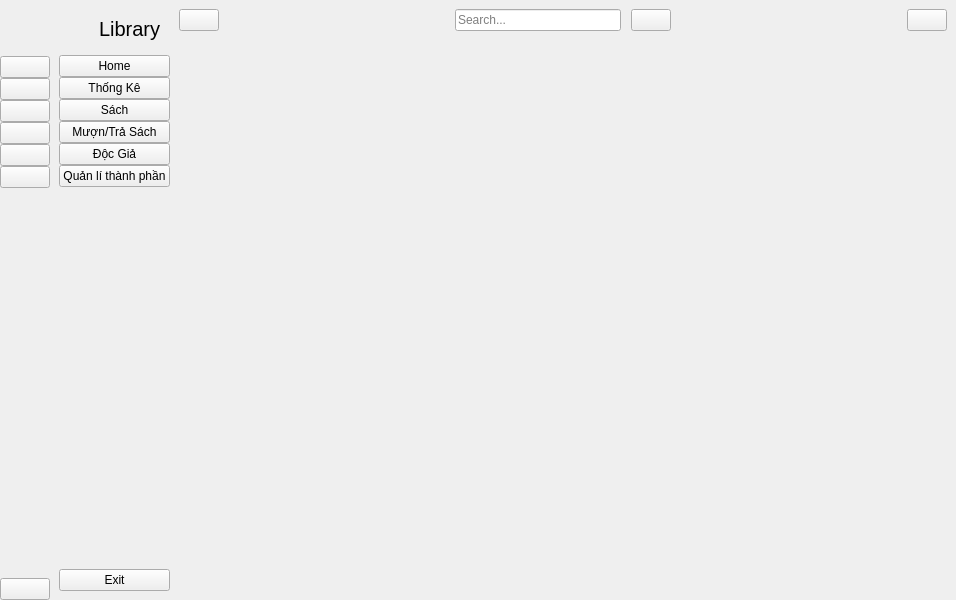
<?xml version="1.0" encoding="UTF-8"?>
<ui version="4.0">
 <class>MainWindow</class>
 <widget class="QMainWindow" name="MainWindow">
  <property name="geometry">
   <rect>
    <x>0</x>
    <y>0</y>
    <width>950</width>
    <height>600</height>
   </rect>
  </property>
  <property name="windowTitle">
   <string>MainWindow</string>
  </property>
  <widget class="QWidget" name="centralwidget">
   <layout class="QHBoxLayout" name="horizontalLayout_5">
    <property name="spacing">
     <number>0</number>
    </property>
    <property name="leftMargin">
     <number>0</number>
    </property>
    <property name="topMargin">
     <number>0</number>
    </property>
    <property name="rightMargin">
     <number>0</number>
    </property>
    <property name="bottomMargin">
     <number>0</number>
    </property>
    <item>
     <widget class="QWidget" name="icon_only_widget" native="true">
      <layout class="QGridLayout" name="gridLayout">
       <property name="leftMargin">
        <number>0</number>
       </property>
       <property name="topMargin">
        <number>0</number>
       </property>
       <property name="rightMargin">
        <number>0</number>
       </property>
       <property name="bottomMargin">
        <number>0</number>
       </property>
       <item row="0" column="0">
        <layout class="QHBoxLayout" name="horizontalLayout_3">
         <item>
          <widget class="QLabel" name="logo_label_1">
           <property name="minimumSize">
            <size>
             <width>50</width>
             <height>50</height>
            </size>
           </property>
           <property name="maximumSize">
            <size>
             <width>50</width>
             <height>50</height>
            </size>
           </property>
           <property name="text">
            <string/>
           </property>
           <property name="pixmap">
            <pixmap resource="resource.qrc">:/icon/icon/Logo.png</pixmap>
           </property>
           <property name="scaledContents">
            <bool>true</bool>
           </property>
          </widget>
         </item>
        </layout>
       </item>
       <item row="1" column="0">
        <layout class="QVBoxLayout" name="verticalLayout">
         <property name="spacing">
          <number>0</number>
         </property>
         <item>
          <widget class="QPushButton" name="home_btn_1">
           <property name="text">
            <string/>
           </property>
           <property name="icon">
            <iconset resource="resource.qrc">
             <normaloff>:/icon/icon/home-4-32.ico</normaloff>
             <normalon>:/icon/icon/home-4-48.ico</normalon>:/icon/icon/home-4-32.ico</iconset>
           </property>
           <property name="iconSize">
            <size>
             <width>20</width>
             <height>20</height>
            </size>
           </property>
           <property name="checkable">
            <bool>true</bool>
           </property>
           <property name="autoExclusive">
            <bool>true</bool>
           </property>
          </widget>
         </item>
         <item>
          <widget class="QPushButton" name="dashborad_btn_1">
           <property name="text">
            <string/>
           </property>
           <property name="icon">
            <iconset resource="resource.qrc">
             <normaloff>:/icon/icon/dashboard-5-32.ico</normaloff>
             <normalon>:/icon/icon/dashboard-5-48.ico</normalon>:/icon/icon/dashboard-5-32.ico</iconset>
           </property>
           <property name="iconSize">
            <size>
             <width>20</width>
             <height>20</height>
            </size>
           </property>
           <property name="checkable">
            <bool>true</bool>
           </property>
           <property name="autoExclusive">
            <bool>true</bool>
           </property>
          </widget>
         </item>
         <item>
          <widget class="QPushButton" name="orders_btn_1">
           <property name="text">
            <string/>
           </property>
           <property name="icon">
            <iconset resource="resource.qrc">
             <normaloff>:/icon/icon/activity-feed-32.ico</normaloff>
             <normalon>:/icon/icon/activity-feed-48.ico</normalon>:/icon/icon/activity-feed-32.ico</iconset>
           </property>
           <property name="iconSize">
            <size>
             <width>20</width>
             <height>20</height>
            </size>
           </property>
           <property name="checkable">
            <bool>true</bool>
           </property>
           <property name="autoExclusive">
            <bool>true</bool>
           </property>
          </widget>
         </item>
         <item>
          <widget class="QPushButton" name="products_btn_1">
           <property name="text">
            <string/>
           </property>
           <property name="icon">
            <iconset resource="resource.qrc">
             <normaloff>:/icon/icon/product-32.ico</normaloff>
             <normalon>:/icon/icon/product-48.ico</normalon>:/icon/icon/product-32.ico</iconset>
           </property>
           <property name="iconSize">
            <size>
             <width>20</width>
             <height>20</height>
            </size>
           </property>
           <property name="checkable">
            <bool>true</bool>
           </property>
           <property name="autoExclusive">
            <bool>true</bool>
           </property>
          </widget>
         </item>
         <item>
          <widget class="QPushButton" name="customers_btn_1">
           <property name="text">
            <string/>
           </property>
           <property name="icon">
            <iconset resource="resource.qrc">
             <normaloff>:/icon/icon/group-32.ico</normaloff>
             <normalon>:/icon/icon/group-48.ico</normalon>:/icon/icon/group-32.ico</iconset>
           </property>
           <property name="iconSize">
            <size>
             <width>20</width>
             <height>20</height>
            </size>
           </property>
           <property name="checkable">
            <bool>true</bool>
           </property>
           <property name="autoExclusive">
            <bool>true</bool>
           </property>
          </widget>
         </item>
         <item>
          <widget class="QPushButton" name="pushButton_2">
           <property name="text">
            <string/>
           </property>
           <property name="icon">
            <iconset resource="resource.qrc">
             <normaloff>:/icon/icon/manage.ico</normaloff>:/icon/icon/manage.ico</iconset>
           </property>
           <property name="iconSize">
            <size>
             <width>30</width>
             <height>30</height>
            </size>
           </property>
           <property name="checkable">
            <bool>true</bool>
           </property>
           <property name="autoExclusive">
            <bool>true</bool>
           </property>
          </widget>
         </item>
        </layout>
       </item>
       <item row="2" column="0">
        <spacer name="verticalSpacer">
         <property name="orientation">
          <enum>Qt::Vertical</enum>
         </property>
         <property name="sizeHint" stdset="0">
          <size>
           <width>20</width>
           <height>375</height>
          </size>
         </property>
        </spacer>
       </item>
       <item row="3" column="0">
        <widget class="QPushButton" name="exit_btn_1">
         <property name="text">
          <string/>
         </property>
         <property name="icon">
          <iconset resource="resource.qrc">
           <normaloff>:/icon/icon/close-window-64.ico</normaloff>:/icon/icon/close-window-64.ico</iconset>
         </property>
         <property name="iconSize">
          <size>
           <width>20</width>
           <height>20</height>
          </size>
         </property>
        </widget>
       </item>
      </layout>
     </widget>
    </item>
    <item>
     <widget class="QWidget" name="full_menu_widget" native="true">
      <layout class="QVBoxLayout" name="verticalLayout_4">
       <item>
        <layout class="QHBoxLayout" name="horizontalLayout_2">
         <property name="spacing">
          <number>0</number>
         </property>
         <item>
          <widget class="QLabel" name="logo_label_2">
           <property name="minimumSize">
            <size>
             <width>40</width>
             <height>40</height>
            </size>
           </property>
           <property name="maximumSize">
            <size>
             <width>40</width>
             <height>40</height>
            </size>
           </property>
           <property name="text">
            <string/>
           </property>
           <property name="pixmap">
            <pixmap resource="resource.qrc">:/icon/icon/Logo.png</pixmap>
           </property>
           <property name="scaledContents">
            <bool>true</bool>
           </property>
          </widget>
         </item>
         <item>
          <widget class="QLabel" name="logo_label_3">
           <property name="font">
            <font>
             <pointsize>15</pointsize>
            </font>
           </property>
           <property name="text">
            <string>Library</string>
           </property>
          </widget>
         </item>
        </layout>
       </item>
       <item>
        <layout class="QVBoxLayout" name="verticalLayout_2">
         <property name="spacing">
          <number>0</number>
         </property>
         <item>
          <widget class="QPushButton" name="home_btn_2">
           <property name="text">
            <string>Home</string>
           </property>
           <property name="icon">
            <iconset resource="resource.qrc">
             <normaloff>:/icon/icon/home-4-32.ico</normaloff>
             <normalon>:/icon/icon/home-4-48.ico</normalon>:/icon/icon/home-4-32.ico</iconset>
           </property>
           <property name="iconSize">
            <size>
             <width>14</width>
             <height>14</height>
            </size>
           </property>
           <property name="checkable">
            <bool>true</bool>
           </property>
           <property name="autoExclusive">
            <bool>true</bool>
           </property>
          </widget>
         </item>
         <item>
          <widget class="QPushButton" name="dashborad_btn_2">
           <property name="text">
            <string>Thống Kê</string>
           </property>
           <property name="icon">
            <iconset resource="resource.qrc">
             <normaloff>:/icon/icon/dashboard-5-32.ico</normaloff>
             <normalon>:/icon/icon/dashboard-5-48.ico</normalon>:/icon/icon/dashboard-5-32.ico</iconset>
           </property>
           <property name="iconSize">
            <size>
             <width>14</width>
             <height>14</height>
            </size>
           </property>
           <property name="checkable">
            <bool>true</bool>
           </property>
           <property name="autoExclusive">
            <bool>true</bool>
           </property>
          </widget>
         </item>
         <item>
          <widget class="QPushButton" name="orders_btn_2">
           <property name="text">
            <string>Sách</string>
           </property>
           <property name="icon">
            <iconset resource="resource.qrc">
             <normaloff>:/icon/icon/activity-feed-32.ico</normaloff>
             <normalon>:/icon/icon/activity-feed-48.ico</normalon>:/icon/icon/activity-feed-32.ico</iconset>
           </property>
           <property name="iconSize">
            <size>
             <width>14</width>
             <height>14</height>
            </size>
           </property>
           <property name="checkable">
            <bool>true</bool>
           </property>
           <property name="autoExclusive">
            <bool>true</bool>
           </property>
          </widget>
         </item>
         <item>
          <widget class="QPushButton" name="products_btn_2">
           <property name="text">
            <string>Mượn/Trả Sách</string>
           </property>
           <property name="icon">
            <iconset resource="resource.qrc">
             <normaloff>:/icon/icon/product-32.ico</normaloff>
             <normalon>:/icon/icon/product-48.ico</normalon>:/icon/icon/product-32.ico</iconset>
           </property>
           <property name="iconSize">
            <size>
             <width>14</width>
             <height>14</height>
            </size>
           </property>
           <property name="checkable">
            <bool>true</bool>
           </property>
           <property name="autoExclusive">
            <bool>true</bool>
           </property>
          </widget>
         </item>
         <item>
          <widget class="QPushButton" name="customers_btn_2">
           <property name="text">
            <string>Độc Giả</string>
           </property>
           <property name="icon">
            <iconset resource="resource.qrc">
             <normaloff>:/icon/icon/group-32.ico</normaloff>
             <normalon>:/icon/icon/group-48.ico</normalon>:/icon/icon/group-32.ico</iconset>
           </property>
           <property name="iconSize">
            <size>
             <width>14</width>
             <height>14</height>
            </size>
           </property>
           <property name="checkable">
            <bool>true</bool>
           </property>
           <property name="autoExclusive">
            <bool>true</bool>
           </property>
          </widget>
         </item>
         <item>
          <widget class="QPushButton" name="pushButton">
           <property name="text">
            <string>Quản lí thành phần</string>
           </property>
           <property name="checkable">
            <bool>true</bool>
           </property>
           <property name="autoExclusive">
            <bool>true</bool>
           </property>
          </widget>
         </item>
        </layout>
       </item>
       <item>
        <spacer name="verticalSpacer_2">
         <property name="orientation">
          <enum>Qt::Vertical</enum>
         </property>
         <property name="sizeHint" stdset="0">
          <size>
           <width>20</width>
           <height>373</height>
          </size>
         </property>
        </spacer>
       </item>
       <item>
        <widget class="QPushButton" name="exit_btn_2">
         <property name="text">
          <string>Exit</string>
         </property>
         <property name="icon">
          <iconset resource="resource.qrc">
           <normaloff>:/icon/icon/close-window-64.ico</normaloff>:/icon/icon/close-window-64.ico</iconset>
         </property>
         <property name="iconSize">
          <size>
           <width>14</width>
           <height>14</height>
          </size>
         </property>
        </widget>
       </item>
      </layout>
     </widget>
    </item>
    <item>
     <widget class="QWidget" name="widget_3" native="true">
      <layout class="QVBoxLayout" name="verticalLayout_5">
       <property name="spacing">
        <number>0</number>
       </property>
       <property name="leftMargin">
        <number>0</number>
       </property>
       <property name="topMargin">
        <number>0</number>
       </property>
       <property name="rightMargin">
        <number>0</number>
       </property>
       <property name="bottomMargin">
        <number>0</number>
       </property>
       <item>
        <widget class="QWidget" name="widget" native="true">
         <property name="minimumSize">
          <size>
           <width>0</width>
           <height>40</height>
          </size>
         </property>
         <layout class="QHBoxLayout" name="horizontalLayout_4">
          <property name="spacing">
           <number>0</number>
          </property>
          <property name="leftMargin">
           <number>0</number>
          </property>
          <property name="topMargin">
           <number>0</number>
          </property>
          <property name="rightMargin">
           <number>9</number>
          </property>
          <property name="bottomMargin">
           <number>0</number>
          </property>
          <item>
           <widget class="QPushButton" name="change_btn">
            <property name="text">
             <string/>
            </property>
            <property name="icon">
             <iconset resource="resource.qrc">
              <normaloff>:/icon/icon/menu-4-32.ico</normaloff>:/icon/icon/menu-4-32.ico</iconset>
            </property>
            <property name="iconSize">
             <size>
              <width>14</width>
              <height>14</height>
             </size>
            </property>
            <property name="checkable">
             <bool>true</bool>
            </property>
           </widget>
          </item>
          <item>
           <spacer name="horizontalSpacer">
            <property name="orientation">
             <enum>Qt::Horizontal</enum>
            </property>
            <property name="sizeHint" stdset="0">
             <size>
              <width>236</width>
              <height>20</height>
             </size>
            </property>
           </spacer>
          </item>
          <item>
           <layout class="QHBoxLayout" name="horizontalLayout">
            <property name="spacing">
             <number>10</number>
            </property>
            <item>
             <widget class="QLineEdit" name="search_input">
              <property name="placeholderText">
               <string>Search...</string>
              </property>
             </widget>
            </item>
            <item>
             <widget class="QPushButton" name="search_btn">
              <property name="text">
               <string/>
              </property>
              <property name="icon">
               <iconset resource="resource.qrc">
                <normaloff>:/icon/icon/search-13-48.ico</normaloff>:/icon/icon/search-13-48.ico</iconset>
              </property>
             </widget>
            </item>
           </layout>
          </item>
          <item>
           <spacer name="horizontalSpacer_2">
            <property name="orientation">
             <enum>Qt::Horizontal</enum>
            </property>
            <property name="sizeHint" stdset="0">
             <size>
              <width>236</width>
              <height>20</height>
             </size>
            </property>
           </spacer>
          </item>
          <item>
           <widget class="QPushButton" name="user_btn">
            <property name="text">
             <string/>
            </property>
            <property name="icon">
             <iconset resource="resource.qrc">
              <normaloff>:/icon/icon/user-48.ico</normaloff>:/icon/icon/user-48.ico</iconset>
            </property>
           </widget>
          </item>
         </layout>
        </widget>
       </item>
       <item>
        <widget class="QStackedWidget" name="stackedWidget">
         <property name="currentIndex">
          <number>7</number>
         </property>
         <widget class="QWidget" name="page">
          <layout class="QGridLayout" name="gridLayout_2">
           <item row="0" column="0">
            <widget class="QLabel" name="label_4">
             <property name="font">
              <font>
               <pointsize>20</pointsize>
              </font>
             </property>
             <property name="text">
              <string>Home Page</string>
             </property>
             <property name="alignment">
              <set>Qt::AlignCenter</set>
             </property>
            </widget>
           </item>
          </layout>
         </widget>
         <widget class="QWidget" name="page_2">
          <layout class="QGridLayout" name="gridLayout_3">
           <item row="0" column="0">
            <widget class="QLabel" name="label_5">
             <property name="font">
              <font>
               <pointsize>20</pointsize>
              </font>
             </property>
             <property name="text">
              <string>Dashboard Page</string>
             </property>
             <property name="alignment">
              <set>Qt::AlignCenter</set>
             </property>
            </widget>
           </item>
          </layout>
         </widget>
         <widget class="QWidget" name="page_3">
          <layout class="QGridLayout" name="gridLayout_4">
           <item row="0" column="0">
            <widget class="QLabel" name="label_6">
             <property name="font">
              <font>
               <pointsize>20</pointsize>
              </font>
             </property>
             <property name="text">
              <string>Orders Page</string>
             </property>
             <property name="alignment">
              <set>Qt::AlignCenter</set>
             </property>
            </widget>
           </item>
          </layout>
         </widget>
         <widget class="QWidget" name="page_4">
          <layout class="QGridLayout" name="gridLayout_5">
           <item row="0" column="0">
            <widget class="QLabel" name="label_7">
             <property name="font">
              <font>
               <pointsize>20</pointsize>
              </font>
             </property>
             <property name="text">
              <string>Product Page</string>
             </property>
             <property name="alignment">
              <set>Qt::AlignCenter</set>
             </property>
            </widget>
           </item>
          </layout>
         </widget>
         <widget class="QWidget" name="page_5">
          <layout class="QGridLayout" name="gridLayout_6">
           <item row="0" column="0">
            <widget class="QLabel" name="label_8">
             <property name="font">
              <font>
               <pointsize>20</pointsize>
              </font>
             </property>
             <property name="text">
              <string>Customers Page</string>
             </property>
             <property name="alignment">
              <set>Qt::AlignCenter</set>
             </property>
            </widget>
           </item>
          </layout>
         </widget>
         <widget class="QWidget" name="page_6">
          <layout class="QGridLayout" name="gridLayout_7">
           <item row="0" column="0">
            <widget class="QLabel" name="label_9">
             <property name="font">
              <font>
               <pointsize>20</pointsize>
              </font>
             </property>
             <property name="text">
              <string>Search Page</string>
             </property>
             <property name="alignment">
              <set>Qt::AlignCenter</set>
             </property>
            </widget>
           </item>
          </layout>
         </widget>
         <widget class="QWidget" name="page_7">
          <layout class="QGridLayout" name="gridLayout_8">
           <item row="0" column="0">
            <widget class="QLabel" name="label_10">
             <property name="font">
              <font>
               <pointsize>20</pointsize>
              </font>
             </property>
             <property name="text">
              <string>User Page</string>
             </property>
             <property name="alignment">
              <set>Qt::AlignCenter</set>
             </property>
            </widget>
           </item>
          </layout>
         </widget>
         <widget class="QWidget" name="page_8">
          <property name="minimumSize">
           <size>
            <width>777</width>
            <height>560</height>
           </size>
          </property>
         </widget>
        </widget>
       </item>
      </layout>
     </widget>
    </item>
   </layout>
  </widget>
 </widget>
 <resources>
  <include location="resource.qrc"/>
 </resources>
 <connections>
  <connection>
   <sender>change_btn</sender>
   <signal>toggled(bool)</signal>
   <receiver>icon_only_widget</receiver>
   <slot>setVisible(bool)</slot>
   <hints>
    <hint type="sourcelabel">
     <x>197</x>
     <y>23</y>
    </hint>
    <hint type="destinationlabel">
     <x>50</x>
     <y>362</y>
    </hint>
   </hints>
  </connection>
  <connection>
   <sender>change_btn</sender>
   <signal>toggled(bool)</signal>
   <receiver>full_menu_widget</receiver>
   <slot>setHidden(bool)</slot>
   <hints>
    <hint type="sourcelabel">
     <x>188</x>
     <y>25</y>
    </hint>
    <hint type="destinationlabel">
     <x>172</x>
     <y>257</y>
    </hint>
   </hints>
  </connection>
  <connection>
   <sender>home_btn_1</sender>
   <signal>toggled(bool)</signal>
   <receiver>home_btn_2</receiver>
   <slot>setChecked(bool)</slot>
   <hints>
    <hint type="sourcelabel">
     <x>27</x>
     <y>69</y>
    </hint>
    <hint type="destinationlabel">
     <x>72</x>
     <y>76</y>
    </hint>
   </hints>
  </connection>
  <connection>
   <sender>dashborad_btn_1</sender>
   <signal>toggled(bool)</signal>
   <receiver>dashborad_btn_2</receiver>
   <slot>setChecked(bool)</slot>
   <hints>
    <hint type="sourcelabel">
     <x>33</x>
     <y>100</y>
    </hint>
    <hint type="destinationlabel">
     <x>67</x>
     <y>99</y>
    </hint>
   </hints>
  </connection>
  <connection>
   <sender>orders_btn_1</sender>
   <signal>toggled(bool)</signal>
   <receiver>orders_btn_2</receiver>
   <slot>setChecked(bool)</slot>
   <hints>
    <hint type="sourcelabel">
     <x>33</x>
     <y>123</y>
    </hint>
    <hint type="destinationlabel">
     <x>69</x>
     <y>125</y>
    </hint>
   </hints>
  </connection>
  <connection>
   <sender>products_btn_1</sender>
   <signal>toggled(bool)</signal>
   <receiver>products_btn_2</receiver>
   <slot>setChecked(bool)</slot>
   <hints>
    <hint type="sourcelabel">
     <x>24</x>
     <y>148</y>
    </hint>
    <hint type="destinationlabel">
     <x>72</x>
     <y>148</y>
    </hint>
   </hints>
  </connection>
  <connection>
   <sender>customers_btn_1</sender>
   <signal>toggled(bool)</signal>
   <receiver>customers_btn_2</receiver>
   <slot>setChecked(bool)</slot>
   <hints>
    <hint type="sourcelabel">
     <x>33</x>
     <y>177</y>
    </hint>
    <hint type="destinationlabel">
     <x>67</x>
     <y>172</y>
    </hint>
   </hints>
  </connection>
  <connection>
   <sender>home_btn_2</sender>
   <signal>toggled(bool)</signal>
   <receiver>home_btn_1</receiver>
   <slot>setChecked(bool)</slot>
   <hints>
    <hint type="sourcelabel">
     <x>70</x>
     <y>63</y>
    </hint>
    <hint type="destinationlabel">
     <x>41</x>
     <y>60</y>
    </hint>
   </hints>
  </connection>
  <connection>
   <sender>dashborad_btn_2</sender>
   <signal>toggled(bool)</signal>
   <receiver>dashborad_btn_1</receiver>
   <slot>setChecked(bool)</slot>
   <hints>
    <hint type="sourcelabel">
     <x>160</x>
     <y>99</y>
    </hint>
    <hint type="destinationlabel">
     <x>26</x>
     <y>90</y>
    </hint>
   </hints>
  </connection>
  <connection>
   <sender>orders_btn_2</sender>
   <signal>toggled(bool)</signal>
   <receiver>orders_btn_1</receiver>
   <slot>setChecked(bool)</slot>
   <hints>
    <hint type="sourcelabel">
     <x>143</x>
     <y>112</y>
    </hint>
    <hint type="destinationlabel">
     <x>39</x>
     <y>114</y>
    </hint>
   </hints>
  </connection>
  <connection>
   <sender>products_btn_2</sender>
   <signal>toggled(bool)</signal>
   <receiver>products_btn_1</receiver>
   <slot>setChecked(bool)</slot>
   <hints>
    <hint type="sourcelabel">
     <x>162</x>
     <y>142</y>
    </hint>
    <hint type="destinationlabel">
     <x>43</x>
     <y>144</y>
    </hint>
   </hints>
  </connection>
  <connection>
   <sender>customers_btn_2</sender>
   <signal>toggled(bool)</signal>
   <receiver>customers_btn_1</receiver>
   <slot>setChecked(bool)</slot>
   <hints>
    <hint type="sourcelabel">
     <x>162</x>
     <y>163</y>
    </hint>
    <hint type="destinationlabel">
     <x>39</x>
     <y>184</y>
    </hint>
   </hints>
  </connection>
  <connection>
   <sender>exit_btn_2</sender>
   <signal>clicked()</signal>
   <receiver>MainWindow</receiver>
   <slot>close()</slot>
   <hints>
    <hint type="sourcelabel">
     <x>126</x>
     <y>584</y>
    </hint>
    <hint type="destinationlabel">
     <x>284</x>
     <y>606</y>
    </hint>
   </hints>
  </connection>
  <connection>
   <sender>exit_btn_1</sender>
   <signal>clicked()</signal>
   <receiver>MainWindow</receiver>
   <slot>close()</slot>
   <hints>
    <hint type="sourcelabel">
     <x>34</x>
     <y>592</y>
    </hint>
    <hint type="destinationlabel">
     <x>47</x>
     <y>626</y>
    </hint>
   </hints>
  </connection>
  <connection>
   <sender>pushButton_2</sender>
   <signal>toggled(bool)</signal>
   <receiver>pushButton</receiver>
   <slot>setChecked(bool)</slot>
   <hints>
    <hint type="sourcelabel">
     <x>34</x>
     <y>213</y>
    </hint>
    <hint type="destinationlabel">
     <x>82</x>
     <y>184</y>
    </hint>
   </hints>
  </connection>
  <connection>
   <sender>pushButton</sender>
   <signal>toggled(bool)</signal>
   <receiver>pushButton_2</receiver>
   <slot>setChecked(bool)</slot>
   <hints>
    <hint type="sourcelabel">
     <x>149</x>
     <y>187</y>
    </hint>
    <hint type="destinationlabel">
     <x>24</x>
     <y>213</y>
    </hint>
   </hints>
  </connection>
 </connections>
</ui>
